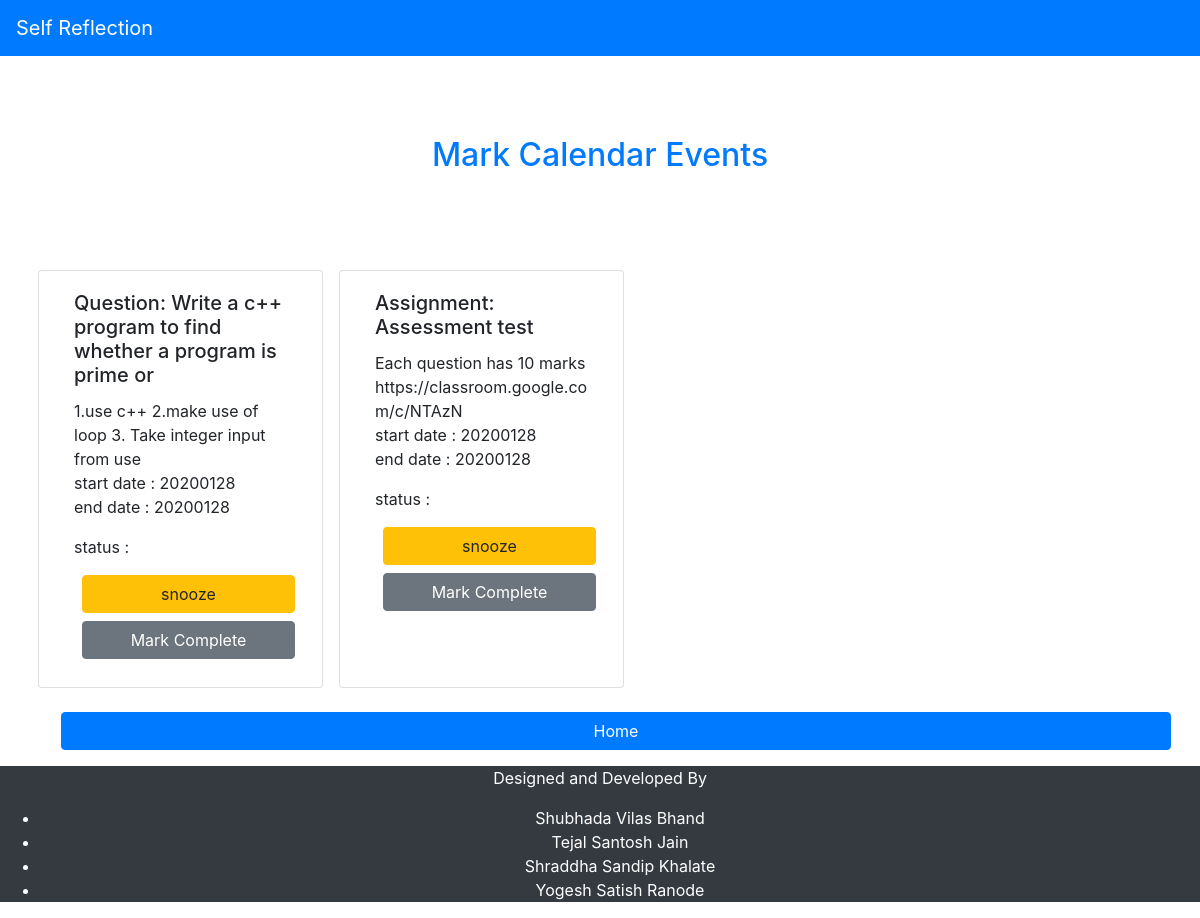
The app's page /markcal.php (signed in) with its own data.
### tables this page shows
CREATE TABLE `calendar_events` (
  `user_id` varchar(15) NOT NULL,
  `event_id` varchar(20) NOT NULL,
  `description` text NOT NULL,
  `summary` text NOT NULL,
  `start_date` text NOT NULL,
  `end_date` text NOT NULL,
  `status` text NOT NULL
);

### markcal.php (the view, shortened to what this page needs)
<?php
include "head.php";
?>
<html>
<head><?php bootstrap();?>
</head>
<body>
<nav class="navbar navbar-expand-md bg-primary navbar-dark">
  <a class="navbar-brand" href="#">Self Reflection</a>
</nav>
<div class="container">
<div class="jumbotron text-center bg-white text-primary m-3">
<h2>Mark Calendar Events</h2>
</div>
<div class="row mb-3">
<?php
$conn=dbconn();
$sql="select * from calendar_events where user_id = '".$_SESSION["user_id"]."'";
$result = mysqli_query($conn, $sql);
if (mysqli_num_rows($result) > 0) {
  while($row = mysqli_fetch_assoc($result)) {
    echo '
    <div class="card col-10 col-sm-3 m-2">
    <div class="card-body">
    <h5 class="card-title">'.$row["summary"].'</h5>
    <p class="card-text">'.$row["description"].'<br> start date : '.$row["start_date"].'<br> end date : '.$row["end_date"].'</p>
    <p class="card-text">status : '.$row["status"].'</p>
    <a class="btn btn-block btn-warning m-2" href="changestatus.php?id='.$row["event_id"].'&status=snoozed">snooze</a>
    <a class="btn btn-block btn-secondary m-2" href="changestatus.php?id='.$row["event_id"].'&status=completed">Mark Complete</a>
    </div>
    </div>
    ';
  }
} else {
  echo "Nothing To Mark";
}
?>
</div>
<a class="btn btn-block btn-primary m-3" href="home.php">Home</a>
</div>
<footer class="bg-dark text-white text-center">
<p>Designed and Developed By</p>
<ul>
<li>Shubhada Vilas Bhand</li>
<li>Tejal Santosh Jain</li>
<li>Shraddha Sandip Khalate</li>
<li>Yogesh Satish Ranode
</li>
</ul>
</footer>
</body>
</html>

### records on screen
calendar_events: summary "Question: Write a c++ program to find whether a program is prime or", description "1.use c++ 2.make use of loop 3. Take integer input from use", start_date "20200128", end_date "20200128"
calendar_events: summary "Assignment: Assessment test", description "Each question has 10 marks https://classroom.google.com/c/NTAzN", start_date "20200128", end_date "20200128"
